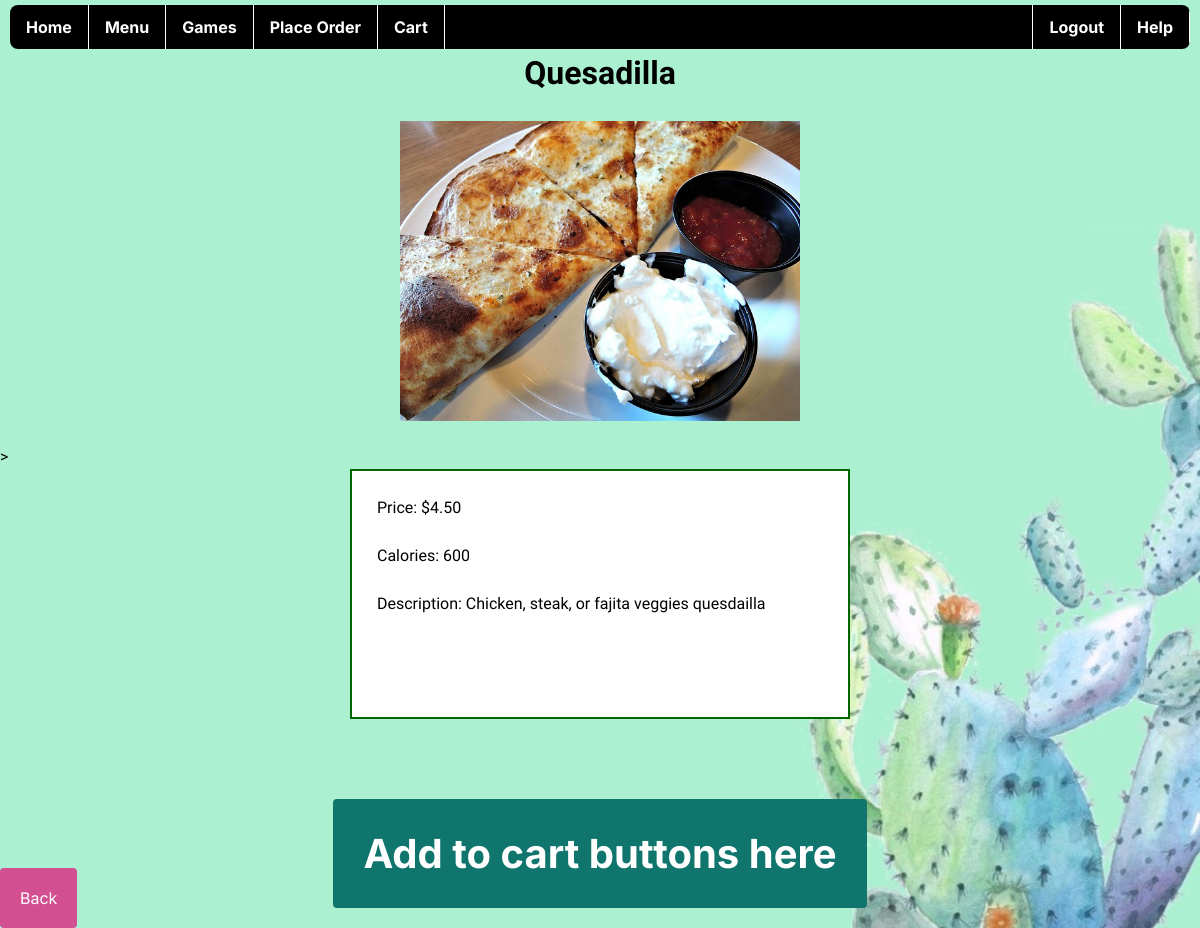
Screenshot of /item-view/6 (signed in) with the database file from the repository.
### menu/models.py (models this page shows, shortened)
class Item(models.Model):   #creates an item for all menu items
    name = models.CharField(default='abc', null=False, max_length=32)
    price = models.DecimalField(decimal_places=2, max_digits=4, default=5.00)
    description = models.CharField(default='abc', null=False, max_length=200)
    image = models.ImageField(null=True, blank=False,upload_to='images/')
    calory_info = models.IntegerField(default=50)
    cat = models.ForeignKey(category, on_delete=models.SET_NULL, null=True)

### menu/views.py (the view)
# urls.py: path('item-view/<int:item_id>', views.item_view, name='item_view'),
@login_required
def item_view(request, item_id):
    item = Item.objects.filter(pk=item_id)[0] #QUERY DATABSE FOR ARGUMENT IN URL
    return render(request, 'menu_item_details.html', {'item':item})

### templates/menu/menu_item_details.html (shortened to what this page needs)
{% extends 'base2.html' %}
{% load static %}
{% block content %}
<head>
    <link rel="stylesheet" href="{% static '/menu/styles.css' %}" type="text/css">
</head>
    <body>
        <h1 style="text-align: center;">
                {{item.name}}
        </h1>
        <br>
        <div style="margin-left: auto; margin-right: auto; width: 400px;">
            <img src="{{item.image.url}}" alt="Picture of food">
        </div>
        <br>
        >
        <div class=itemInfoBox >
                <p>
                    Price: ${{item.price}}
                </p>
                <br>
                <p>
                    Calories: {{item.calory_info}}
                    </p>
                <br>
                <p>
                    Description: {{item.description}}
                </p>
        </div>
        <div class="main-buttons">
            <button class="button" onclick="increase('{{item.pk}}')">Add to cart buttons here</button>
        </div>
        <button class="back-button"><a href="#back">Back</a></button>
    </body>
    {% endblock %}

### static/orders/styleCartAndPayment.css (style rules this page uses)
:root { --Inter: 'Inter', sans-serif; --Kaushan: 'Kaushan Script', cursive; --Mont: 'Montserrat', sans-serif; }
.main-buttons { display: flex; justify-content: center; align-items: center; padding: 5% 5% 0% 5%; }
.button { background-color: rgb(16, 117, 109); color: white; border: none; text-align: center; text-decoration: none; padding: 30px; font-family: var(--Inter); font-size: 40px; font-weight: bold; margin: 20px; display: block; border-radius: 4px; }
.back-button { font-family: var(--Inter); font-size: 16px; background-color: rgba(223, 26, 124, 0.75); border: none; border-radius: 4px; padding: 20px; position:absolute; bottom: 0px; }
.back-button a { text-decoration: none; color: white; }
* { padding: 0; margin: 0; box-sizing: border-box; }
body { background: url(BG3.jpg)lightseagreen; line-height: 1.5; font-family: var(--Mont); background-size: cover; }
.main-buttons { text-align: center; }

### static/menu/styles.css (style rules this page uses)
:root { --Inter: 'Inter', sans-serif; --Kaushan: 'Kaushan Script', cursive; --Mont: 'Montserrat', sans-serif; }
* { padding: 0; margin: 0; box-sizing: border-box; }
body { background: url(BG3.jpg)lightseagreen; line-height: 1.5; font-family: var(--Mont); background-size: cover; }
img { width: 100%; display: block; }

### templates/menu/menu_item_details.html (style rules this page uses)
.itemInfoBox { background-color:white; width: 500px; min-height: 250px; padding: 25px; border: 2px solid darkgreen; box-sizing: border-box; margin-left: auto; margin-right: auto; }

### rows the page displays
Item: name "Quesadilla", image (picture), price "4.50", calory_info "600", description "Chicken, steak, or fajita veggies quesdailla"
